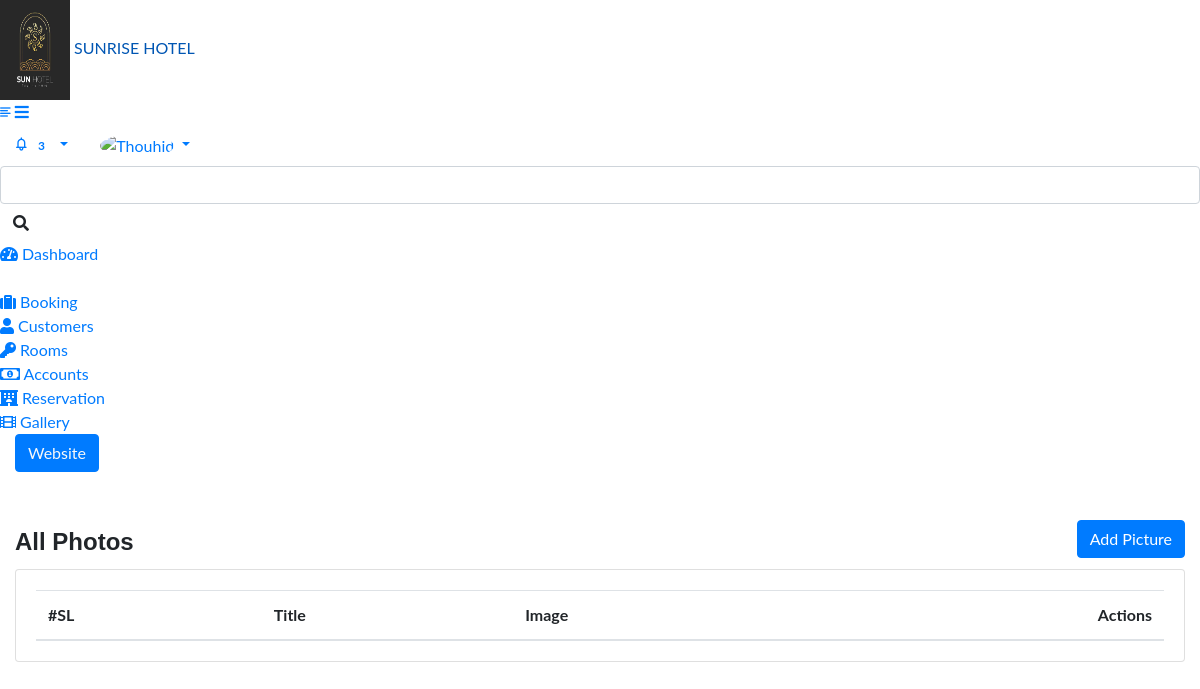
The app's page /admin/gallery_list.php (signed in), older data.
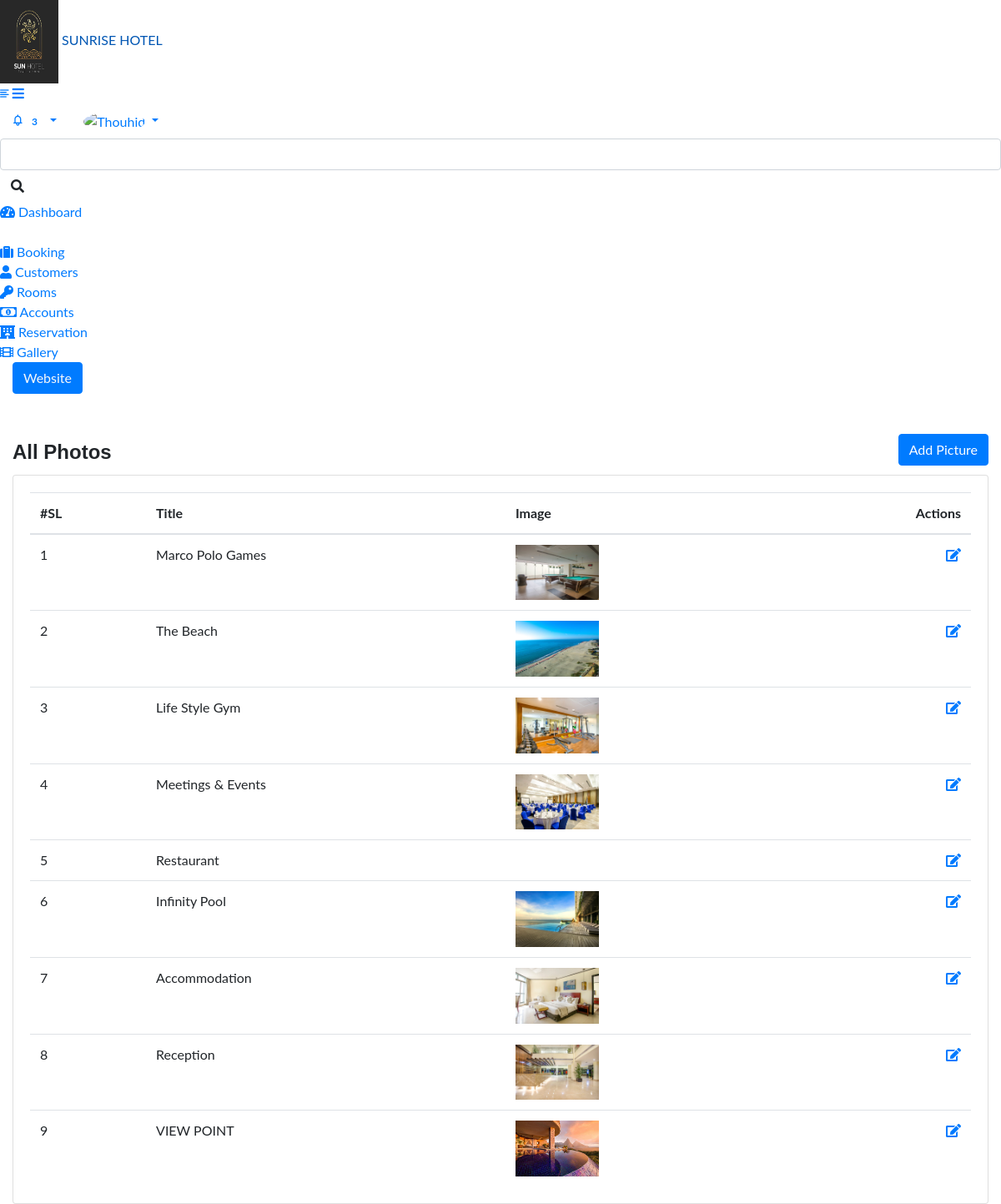
The same page, newer data.
### tables this page shows
CREATE TABLE `tbl_gallery` (
  `id` int(11) NOT NULL,
  `image` varchar(255) DEFAULT NULL,
  `title` text DEFAULT NULL,
  `created_at` datetime DEFAULT NULL,
  `created_by` int(11) DEFAULT NULL,
  `updated_at` datetime DEFAULT NULL,
  `updated_by` int(11) DEFAULT NULL,
  `deleted_at` datetime DEFAULT NULL
);

### class/crud.php (called while the page is built, shortened)
<?php
    class crud{
        private $host='localhost';
        private $user='root';
        private $password='';
        private $database='hotel';
        private $connection;
        public function __construct(){
            $this->connection=new mysqli($this->host,$this->user,$this->password,$this->database);
        }
        public function common_select_query($sql){
            $result=array();
            $error=false;
            $rs=$this->connection->query($sql);
            if($rs){
                if($rs->num_rows > 0){
                    while($r=$rs->fetch_object()){
                        array_push($result,$r);
                    }
                }
            }else{
                $error=$this->connection->error();
            }
            $return = array('data'=>$result,'error'=>$error);
            return $return;
        }
    }
?>

### admin/gallery_list.php (the view, shortened to what this page needs)
<?php require_once('include/header.php') ?>
<?php require_once('include/sidebar.php') ?>
<div class="page-wrapper">
	<div class="content container-fluid">
		<div class="page-header">
			<div class="row align-items-center">
				<div class="col">
					<div class="mt-5">
						<h4 class="card-title float-left mt-2">All Photos</h4>
						<a href="gallery_add.php" class="btn btn-primary float-right veiwbutton">Add Picture</a> </div>
				</div>
			</div>
		</div>
		<div class="row">
			<div class="col-sm-12">
				<div class="card card-table">
					<div class="card-body booking_card">
						<div class="table-responsive">
							<table class="datatable table table-stripped table table-hover table-center mb-0">
								<thead>
									<tr>
										<th>#SL</th>
										<th>Title</th>
										<th>Image</th>
										<th class="text-right">Actions</th>
									</tr>
								</thead>
								<tbody>
								<?php
					$rs=$mysqli->common_select_query("SELECT * FROM `tbl_gallery`");
					if($rs['data']){
						foreach($rs['data'] as $i=>$d){
				?>
				<tr>
					<td><?= ++$i ?></td>
					<td><?= $d->title ?></td>
					<td><img src="<?= $base_url?>../upload/gallery/<?= $d->image ?>" width="100px" alt=""></td>
					<td class="text-right">
						<a href="<?= $base_url ?>gallery_edit.php?id=<?= $d->id ?>"><i class="fa fa-edit"></i></a>
					</td>
				</tr>
				<?php }
					}
				?>
								</tbody>
							</table>
						</div>
					</div>
				</div>
			</div>
		</div>
	</div>
</div>
<?php require_once('include/footer.php') ?>

### admin/include/header.php (shortened to what this page needs)
<?php
    $protocol = isset($_SERVER['HTTPS']) ? 'https' : 'http';
  $base_url="$protocol://".$_SERVER['SERVER_NAME']."/".explode('/',$_SERVER['SCRIPT_NAME'])[1]."/admin/";
    require_once('../class/crud.php');
    $mysqli=new crud;
?>
<!DOCTYPE html>
<html lang="en">
<head>
	<link rel="stylesheet" href="<?= $base_url?>../assets/css/bootstrap.min.css">
	<link rel="stylesheet" href="<?= $base_url?>../assets/plugins/fontawesome/css/fontawesome.min.css">
	<link rel="stylesheet" href="<?= $base_url?>../assets/plugins/fontawesome/css/all.min.css">
	<link rel="stylesheet" href="<?= $base_url?>../assets/css/feathericon.min.css">
	<link rel="stylesheet" href="<?= $base_url?>../assets/plugins/morris/morris.css">
	<link rel="stylesheet" href="<?= $base_url?>../assets/css/style.css"> </head>
<body>
	<div class="main-wrapper">
		<div class="header">
			<div class="header-left">
				<a href="index.php" class="logo"> <img src="<?= $base_url?>../assets/img/main_logo.jpg" width="70" height="100" alt="logo"> <span class="logoclass">SUNRISE HOTEL</span> </a>
			</div>
			<a href="javascript:void(0);" id="toggle_btn"> <i class="fe fe-text-align-left"></i> </a>
			<a class="mobile_btn" id="mobile_btn"> <i class="fas fa-bars"></i> </a>
			<ul class="nav user-menu">
				<li class="nav-item dropdown noti-dropdown">
					<a href="#" class="dropdown-toggle nav-link" data-toggle="dropdown"> <i class="fe fe-bell"></i> <span class="badge badge-pill">3</span> </a>
				</li>
				<li class="nav-item dropdown has-arrow">
					<a href="#" class="dropdown-toggle nav-link" data-toggle="dropdown"> <span class="user-img"><img class="rounded-circle" src="<?= $base_url?>/../assets/img/profiles/me(1).jpg" width="31" alt="Thouhid"></span> </a>
				</li>
			</ul>
			<div  class="top-nav-search">
				<form>
					<input id="myInput" type="text" class="form-control" placeholder="Search here">
					<button class="btn" type="submit"><i class="fas fa-search"></i></button>
				</form>
			</div>
		</div>

### admin/include/sidebar.php (shortened to what this page needs)
	<div class="sidebar" id="sidebar">
	<div class="sidebar-inner slimscroll">
		<div id="sidebar-menu" class="sidebar-menu">
			<ul>
				<li class="active"> <a href="dashboard.php"><i class="fas fa-tachometer-alt"></i> <span>Dashboard</span></a> </li>
				<li class="list-divider"></li>
				<li class="submenu"> <a href="#"><i class="fas fa-suitcase"></i> <span> Booking </span> <span class="menu-arrow"></span></a>
				</li>
				<li class="submenu"> <a href="#"><i class="fas fa-user"></i> <span> Customers </span> <span class="menu-arrow"></span></a>
				</li>
				<li class="submenu"> <a href="#"><i class="fas fa-key"></i> <span> Rooms </span> <span class="menu-arrow"></span></a>
				</li>
				<li class="submenu"> <a href="#"><i class="far fa-money-bill-alt"></i> <span> Accounts </span> <span class="menu-arrow"></span></a>
				</li>
				<li class="submenu"> <a href="#"><i class="fas fa-hotel"></i> <span> Reservation </span> <span class="menu-arrow"></span></a>
				</li>
				<li class="submenu"> <a href="#"><i class="fas fa-film"></i> <span> Gallery </span> <span class="menu-arrow"></span></a>
				</li>
				</ul>
				<div class="col-md-12">
				<a class='btn btn-primary text-light' href="../index.php">Website</a>
				</div>
		</div>
	</div>
</div>

### admin/include/footer.php (shortened to what this page needs)
</div>
</body>
</html>

### assets/website/css/style.css (style rules this page uses)
html, body { margin:0; font-size: 100%; font-family: 'Lato', sans-serif; background: #fff; }
body a { text-decoration:none; transition:0.5s all; -webkit-transition:0.5s all; -moz-transition:0.5s all; -o-transition:0.5s all; -ms-transition:0.5s all; }
h1,h2,h3,h4,h5,h6 { margin:0; font-family: 'Federo', sans-serif; font-weight: 600; }
ul { margin:0; padding:0; }

Row changes from the older to the newer data that the page shows:
added tbl_gallery: title "Marco Polo Games", image (picture)
added tbl_gallery: title "The Beach", image (picture)
added tbl_gallery: title "Life Style Gym", image (picture)
added tbl_gallery: title "Meetings & Events", image (picture)
added tbl_gallery: title "Restaurant"
added tbl_gallery: title "Infinity Pool", image (picture)
added tbl_gallery: title "Accommodation", image (picture)
added tbl_gallery: title "Reception", image (picture)
added tbl_gallery: title "VIEW POINT", image (picture)
